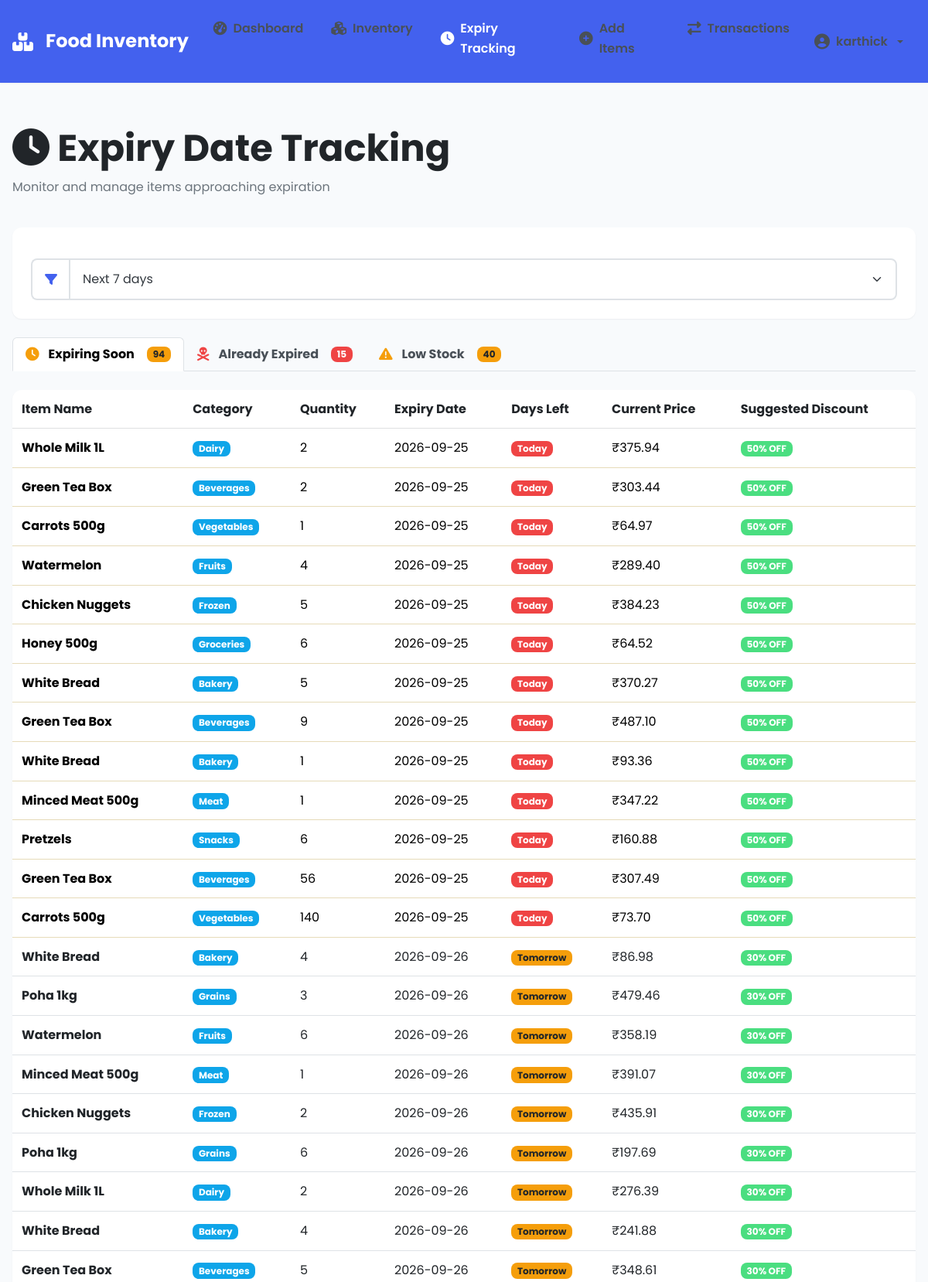
Screenshot of /expiry-tracking/ (signed in, upper part) with the database file from the repository.
### inventory/models.py (models this page shows, shortened)
class User(AbstractUser):
    role = models.CharField(max_length=20, default='staff')  # admin, manager, staff
    created_at = models.DateTimeField(auto_now_add=True)

class FoodItem(models.Model):
    item_code = models.CharField(max_length=50, unique=True)
    name = models.CharField(max_length=200)
    category = models.CharField(max_length=100)
    quantity = models.IntegerField(default=0)
    price = models.FloatField()
    expiry_date = models.DateField()
    created_at = models.DateTimeField(auto_now_add=True)
    updated_at = models.DateTimeField(auto_now=True)
    status = models.CharField(max_length=20, default='active')
    class Meta:
        ordering = ['name']
    @property
    def days_to_expiry(self):
        return (self.expiry_date - date.today()).days

### inventory/views.py (the view)
# urls.py: path('expiry-tracking/', views.expiry_tracking, name='expiry_tracking'),
@login_required
def expiry_tracking(request):
    days = int(request.GET.get('days', 7))
    today = date.today()
    expiring_items = FoodItem.objects.filter(
        expiry_date__lte=today + timedelta(days=days),
        expiry_date__gte=today,
        quantity__gt=0
    ).order_by('expiry_date')
    expired_items = FoodItem.objects.filter(
        expiry_date__lt=today,
        quantity__gt=0
    ).order_by('expiry_date')
    low_stock_items = FoodItem.objects.filter(
        quantity__lt=10
    ).order_by('quantity')
    context = {
        'expiring_items': expiring_items,
        'expired_items': expired_items,
        'low_stock_items': low_stock_items,
        'days_filter': days
    }
    return render(request, 'expiry_tracking.html', context)

### inventory/templatetags/inventory_extras.py (called while the page is built)
@register.filter
def calculate_discount(days_to_expiry):
    try:
        days = int(days_to_expiry)
    except (ValueError, TypeError):
        return 0
    if days <= 0:
        return 50  # Expired items
    elif days <= 3:
        return 30  # Very close to expiry
    elif days <= 7:
        return 20  # Close to expiry
    elif days <= 14:
        return 10  # Approaching expiry
    else:
        return 0   # Fresh items

### templates/expiry_tracking.html (shortened to what this page needs)
{% extends "base.html" %}
{% load inventory_extras %}
{% block content %}
<div class="container-fluid">
    <div class="row mb-4">
        <div class="col-12">
            <h1 class="display-5 fw-bold">
                <i class="fas fa-clock"></i> Expiry Date Tracking
            </h1>
            <p class="text-muted">Monitor and manage items approaching expiration</p>
        </div>
    </div>
    <div class="card mb-4 shadow-sm border-0">
        <div class="card-body">
            <div class="row align-items-center">
                <div class="col-md-6">
                    <div class="input-group">
                        <span class="input-group-text bg-white"><i class="fas fa-filter text-primary"></i></span>
                        <select class="form-select" id="daysFilter" onchange="filterExpiry()">
                            <option value="7" {% if days_filter == 7 %}selected{% endif %}>Next 7 days</option>
                        </select>
                    </div>
                </div>
            </div>
        </div>
    </div>
    <ul class="nav nav-tabs mb-4" id="expiryTabs">
        <li class="nav-item">
            <button class="nav-link active fw-bold" id="expiring-tab" data-bs-toggle="tab" data-bs-target="#expiring">
                <i class="fas fa-clock text-warning me-1"></i> Expiring Soon
                <span class="badge bg-warning text-dark ms-2">{{ expiring_items|length }}</span>
            </button>
        </li>
        <li class="nav-item">
            <button class="nav-link fw-bold" id="expired-tab" data-bs-toggle="tab" data-bs-target="#expired">
                <i class="fas fa-skull-crossbones text-danger me-1"></i> Already Expired
                <span class="badge bg-danger ms-2">{{ expired_items|length }}</span>
            </button>
        </li>
        <li class="nav-item">
            <button class="nav-link fw-bold" id="lowstock-tab" data-bs-toggle="tab" data-bs-target="#lowstock">
                <i class="fas fa-exclamation-triangle text-warning me-1"></i> Low Stock
                <span class="badge bg-warning text-dark ms-2">{{ low_stock_items|length }}</span>
            </button>
        </li>
    </ul>
    <div class="tab-content">
        <div class="tab-pane fade show active" id="expiring">
            {% if expiring_items %}
            <div class="card shadow-sm border-0">
                <div class="card-body p-0">
                    <div class="table-responsive">
                        <table class="table table-hover align-middle mb-0">
                            <thead class="table-light">
                                <tr>
                                    <th>Item Name</th>
                                    <th>Category</th>
                                    <th>Quantity</th>
                                    <th>Expiry Date</th>
                                    <th>Days Left</th>
                                    <th>Current Price</th>
                                    <th>Suggested Discount</th>
                                </tr>
                            </thead>
                            <tbody>
                                {% for item in expiring_items %}
                                <tr class="{% if item.days_to_expiry == 0 %}table-warning{% elif item.days_to_expiry < 0 %}table-danger{% endif %}">
                                    <td><strong>{{ item.name }}</strong></td>
                                    <td><span class="badge bg-info">{{ item.category }}</span></td>
                                    <td>{{ item.quantity }}</td>
                                    <td>{{ item.expiry_date|date:"Y-m-d" }}</td>
                                    <td>
                                        {% if item.days_to_expiry < 0 %}
                                        <span class="badge bg-danger">Expired</span>
                                        {% elif item.days_to_expiry == 0 %}
                                        <span class="badge bg-danger">Today</span>
                                        {% elif item.days_to_expiry == 1 %}
                                        <span class="badge bg-warning text-dark">Tomorrow</span>
                                        {% elif item.days_to_expiry <= 3 %}
                                        <span class="badge bg-warning text-dark">{{ item.days_to_expiry }} days</span>
                                        {% else %}
                                        <span class="badge bg-success">{{ item.days_to_expiry }} days</span>
                                        {% endif %}
                                    </td>
                                    <td>₹{{ item.price|floatformat:2 }}</td>
                                    <td>
                                        {% with discount=item.days_to_expiry|calculate_discount %}
                                        <span class="badge bg-success">{{ discount }}% OFF</span>
                                        {% endwith %}
                                    </td>
                                </tr>
                                {% endfor %}
                            </tbody>
                        </table>
                    </div>
                </div>
            </div>
            {% else %}
            <div class="card shadow-sm border-0 text-center py-5">
                <i class="fas fa-check-circle fa-4x text-success mb-3"></i>
                <h4>No items expiring soon!</h4>
                <p class="text-muted">Great job managing your inventory!</p>
            </div>
            {% endif %}
        </div>
    </div>
</div>
{% endblock %}

### templates/base.html (shortened to what this page needs)
{% load static %}
<!DOCTYPE html>
<html lang="en">
<head>
    <link href="https://cdn.jsdelivr.net/npm/bootstrap@5.3.0/dist/css/bootstrap.min.css" rel="stylesheet">
    <link rel="stylesheet" href="https://cdnjs.cloudflare.com/ajax/libs/font-awesome/6.4.0/css/all.min.css">
    <link rel="stylesheet" href="{% static 'css/style.css' %}">
</head>
<body>
    <nav class="navbar navbar-expand-lg navbar-dark bg-primary shadow-sm">
        <div class="container-fluid">
            <a class="navbar-brand fw-bold" href="{% url 'dashboard' %}">
                <i class="fas fa-boxes me-2"></i> Food Inventory
            </a>
            <div class="collapse navbar-collapse" id="navbarNav">
                {% if user.is_authenticated %}
                <ul class="navbar-nav me-auto mb-2 mb-lg-0 gap-1">
                    <li class="nav-item">
                        <a class="nav-link d-flex align-items-center gap-2 px-3 rounded {% if request.resolver_match.url_name == 'dashboard' %}active{% endif %}"
                            href="{% url 'dashboard' %}">
                            <i class="fas fa-tachometer-alt"></i> <span>Dashboard</span>
                        </a>
                    </li>
                    <li class="nav-item">
                        <a class="nav-link d-flex align-items-center gap-2 px-3 rounded {% if request.resolver_match.url_name == 'inventory' %}active{% endif %}"
                            href="{% url 'inventory' %}">
                            <i class="fas fa-cubes"></i> <span>Inventory</span>
                        </a>
                    </li>
                    <li class="nav-item">
                        <a class="nav-link d-flex align-items-center gap-2 px-3 rounded {% if request.resolver_match.url_name == 'expiry_tracking' %}active{% endif %}"
                            href="{% url 'expiry_tracking' %}">
                            <i class="fas fa-clock"></i> <span>Expiry Tracking</span>
                        </a>
                    </li>
                    <li class="nav-item">
                        <a class="nav-link d-flex align-items-center gap-2 px-3 rounded {% if request.resolver_match.url_name == 'add_item' %}active{% endif %}"
                            href="{% url 'add_item' %}">
                            <i class="fas fa-plus-circle"></i> <span>Add Items</span>
                        </a>
                    </li>
                    <li class="nav-item">
                        <a class="nav-link d-flex align-items-center gap-2 px-3 rounded {% if request.resolver_match.url_name == 'transactions' %}active{% endif %}"
                            href="{% url 'transactions' %}">
                            <i class="fas fa-exchange-alt"></i> <span>Transactions</span>
                        </a>
                    </li>
                </ul>
                <ul class="navbar-nav ms-auto align-items-center">
                    <li class="nav-item dropdown">
                        <a class="nav-link dropdown-toggle d-flex align-items-center gap-2 px-3" href="#" role="button"
                            data-bs-toggle="dropdown">
                            <i class="fas fa-user-circle fs-5"></i> <span>{{ user.username }}</span>
                        </a>
                    </li>
                </ul>
                {% endif %}
            </div>
        </div>
    </nav>
    <main class="py-4">
        {% block content %}{% endblock %}
    </main>
</body>
</html>

### rows the page displays
User: username "karthick"
FoodItem: name "Whole Milk 1L", category "Dairy", quantity "2", expiry_date "2026-09-25", shows "Today", price "375.94", item "50"
FoodItem: name "Green Tea Box", category "Beverages", quantity "2", expiry_date "2026-09-25", shows "Today", price "303.44", item "50"
FoodItem: name "Carrots 500g", category "Vegetables", quantity "1", expiry_date "2026-09-25", shows "Today", price "64.97", item "50"
FoodItem: name "Watermelon", category "Fruits", quantity "4", expiry_date "2026-09-25", shows "Today", price "289.40", item "50"
FoodItem: name "Chicken Nuggets", category "Frozen", quantity "5", expiry_date "2026-09-25", shows "Today", price "384.23", item "50"
FoodItem: name "Honey 500g", category "Groceries", quantity "6", expiry_date "2026-09-25", shows "Today", price "64.52", item "50"
FoodItem: name "White Bread", category "Bakery", quantity "5", expiry_date "2026-09-25", shows "Today", price "370.27", item "50"
FoodItem: name "Green Tea Box", category "Beverages", quantity "9", expiry_date "2026-09-25", shows "Today", price "487.10", item "50"
FoodItem: name "White Bread", category "Bakery", quantity "1", expiry_date "2026-09-25", shows "Today", price "93.36", item "50"
FoodItem: name "Minced Meat 500g", category "Meat", quantity "1", expiry_date "2026-09-25", shows "Today", price "347.22", item "50"
FoodItem: name "Pretzels", category "Snacks", quantity "6", expiry_date "2026-09-25", shows "Today", price "160.88", item "50"
FoodItem: name "Green Tea Box", category "Beverages", quantity "56", expiry_date "2026-09-25", shows "Today", price "307.49", item "50"
FoodItem: name "Carrots 500g", category "Vegetables", quantity "140", expiry_date "2026-09-25", shows "Today", price "73.70", item "50"
FoodItem: name "White Bread", category "Bakery", quantity "4", expiry_date "2026-09-26", shows "Tomorrow", price "86.98", item "30"
FoodItem: name "Poha 1kg", category "Grains", quantity "3", expiry_date "2026-09-26", shows "Tomorrow", price "479.46", item "30"
FoodItem: name "Watermelon", category "Fruits", quantity "6", expiry_date "2026-09-26", shows "Tomorrow", price "358.19", item "30"
FoodItem: name "Minced Meat 500g", category "Meat", quantity "1", expiry_date "2026-09-26", shows "Tomorrow", price "391.07", item "30"
FoodItem: name "Chicken Nuggets", category "Frozen", quantity "2", expiry_date "2026-09-26", shows "Tomorrow", price "435.91", item "30"
FoodItem: name "Poha 1kg", category "Grains", quantity "6", expiry_date "2026-09-26", shows "Tomorrow", price "197.69", item "30"
FoodItem: name "Whole Milk 1L", category "Dairy", quantity "2", expiry_date "2026-09-26", shows "Tomorrow", price "276.39", item "30"
FoodItem: name "White Bread", category "Bakery", quantity "4", expiry_date "2026-09-26", shows "Tomorrow", price "241.88", item "30"
FoodItem: name "Green Tea Box", category "Beverages", quantity "5", expiry_date "2026-09-26", shows "Tomorrow", price "348.61", item "30"

### other values shown
{{ expiring_items|length }} "94"
{{ expired_items|length }} "15"
{{ low_stock_items|length }} "40"
